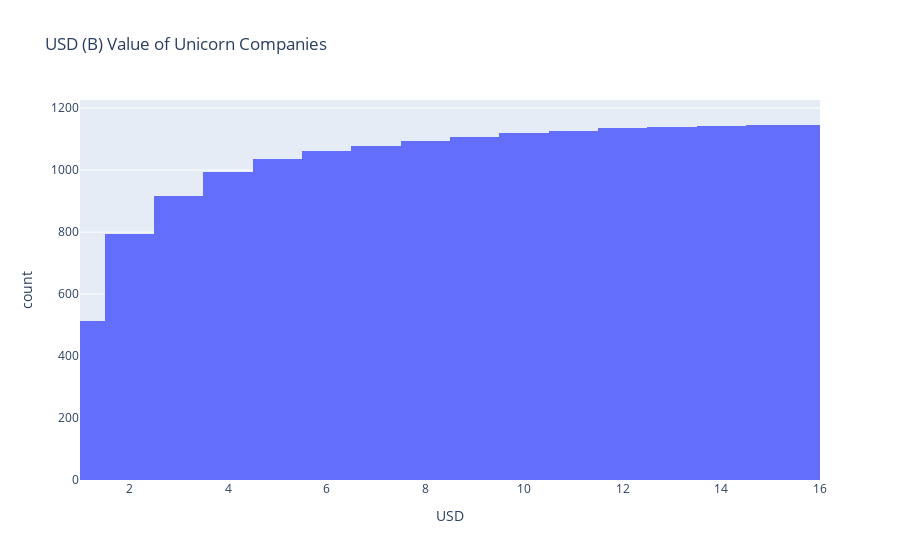

This figure's notebook cell:
### Code cell
fig.update_xaxes(range=[1, 16])
fig.show()

### Figure 1 — Plotly figure (JSON) as saved in the notebook; plotly's stock layout.template omitted (floating-point values rounded to 4 significant figures; data arrays with more than 128 entries replaced by an {"elided": "..."} marker saying what was removed)
{"data": [{"alignmentgroup": "True", "bingroup": "x", "cumulative": {"enabled": true}, "hovertemplate": "USD=%{x}<br>count=%{y}<extra></extra>", "legendgroup": "", "marker": {"color": "#636efa", "pattern": {"shape": ""}}, "name": "", "offsetgroup": "", "orientation": "v", "showlegend": false, "type": "histogram", "x": {"elided": "1165 float values"}, "xaxis": "x", "yaxis": "y"}], "layout": {"barmode": "relative", "legend": {"tracegroupgap": 0}, "title": {"text": "USD (B) Value of Unicorn Companies"}, "xaxis": {"anchor": "y", "domain": [0, 1], "range": [1, 16], "title": {"text": "USD"}}, "yaxis": {"anchor": "x", "domain": [0, 1], "title": {"text": "count"}}}}
